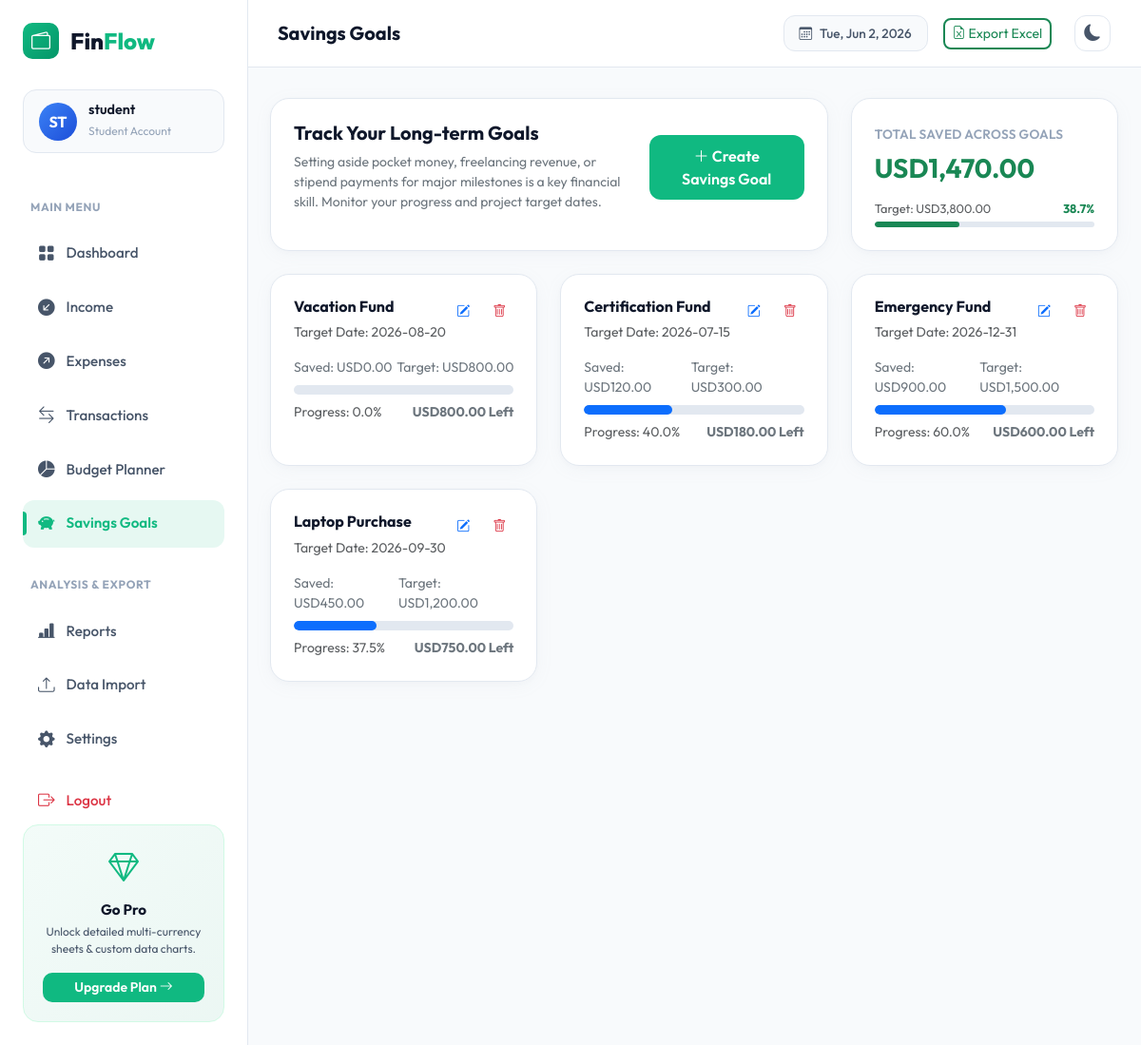
/savings (signed in), run on the app's committed database.
### database/models.py (models this page shows, shortened)
class User(db.Model):
    __tablename__ = 'user'
    id = db.Column(db.Integer, primary_key=True)
    username = db.Column(db.String(100), unique=True, nullable=False)
    email = db.Column(db.String(120), unique=True, nullable=False)
    password_hash = db.Column(db.String(256), nullable=False)
    incomes = db.relationship('Income', backref='user', lazy=True, cascade="all, delete-orphan")
    expenses = db.relationship('Expense', backref='user', lazy=True, cascade="all, delete-orphan")
    budgets = db.relationship('Budget', backref='user', lazy=True, cascade="all, delete-orphan")
    savings_goals = db.relationship('SavingsGoal', backref='user', lazy=True, cascade="all, delete-orphan")
    settings = db.relationship('Settings', backref='user', uselist=False, lazy=True, cascade="all, delete-orphan")

class Settings(db.Model):
    __tablename__ = 'settings'
    id = db.Column(db.Integer, primary_key=True)
    user_id = db.Column(db.Integer, db.ForeignKey('user.id'), nullable=False)
    currency = db.Column(db.String(10), nullable=False, default='USD')
    theme = db.Column(db.String(10), nullable=False, default='light')
    export_preference = db.Column(db.String(20), nullable=False, default='excel')
    is_premium = db.Column(db.Boolean, default=False, nullable=False)

class SavingsGoal(db.Model):
    __tablename__ = 'savings_goal'
    id = db.Column(db.Integer, primary_key=True)
    user_id = db.Column(db.Integer, db.ForeignKey('user.id'), nullable=False)
    name = db.Column(db.String(150), nullable=False)  # Laptop Purchase, Emergency Fund, Certification Fund, Study Abroad, Startup Fund, Vacation Fund, etc.
    target_amount = db.Column(db.Float, nullable=False)
    current_amount = db.Column(db.Float, nullable=False, default=0.0)
    target_date = db.Column(db.Date, nullable=True)  # Expected Completion

### routes/savings.py (the view)
@savings_bp.route('/savings', methods=['GET'])
def list_savings():
    settings = get_current_settings()
    user_id = session['user_id']
    goals = SavingsGoal.query.filter_by(user_id=user_id).order_by(SavingsGoal.id.desc()).all()
    total_target = sum(g.target_amount for g in goals)
    total_saved = sum(g.current_amount for g in goals)
    total_progress_pct = round((total_saved / total_target * 100), 1) if total_target > 0 else 0.0
    standard_goals = ["Laptop Purchase", "Emergency Fund", "Certification Fund", "Study Abroad", "Startup Fund", "Vacation Fund"]
    return render_template(
        'savings.html',
        settings=settings,
        goals=goals,
        total_target=total_target,
        total_saved=total_saved,
        total_progress_pct=total_progress_pct,
        standard_goals=standard_goals
    )

### routes/auth.py (called while the page is built)
@auth_bp.before_app_request
def require_login():
    allowed_endpoints = ['auth.login', 'auth.register', 'static']
    if request.endpoint and request.endpoint not in allowed_endpoints:
        if 'user_id' not in session:
            session['next_url'] = request.url
            return redirect(url_for('auth.login'))

@auth_bp.app_context_processor
def inject_user_and_settings():
    from datetime import date
    user_id = session.get('user_id')
    user_context = dict(current_user=None, settings=None, date=date, round=round)
    if user_id:
        user = User.query.get(user_id)
        if user:
            settings = Settings.query.filter_by(user_id=user.id).first()
            if not settings:
                settings = Settings(currency='USD', theme='light', export_preference='excel', user_id=user.id)
                db.session.add(settings)
                db.session.commit()
            user_context.update(current_user=user, settings=settings)
    return user_context

### routes/savings.py (called while the page is built)
def get_current_settings():
    user_id = session.get('user_id')
    settings = Settings.query.filter_by(user_id=user_id).first()
    if not settings:
        settings = Settings(currency='USD', theme='light', export_preference='excel', user_id=user_id)
        db.session.add(settings)
        db.session.commit()
    return settings

### templates/savings.html (shortened to what this page needs)
{% extends 'base.html' %}
{% block page_title %}Savings Goals{% endblock %}
{% block content %}
<div class="animate-fade-in">
    <div class="row g-4 mb-4">
        <div class="col-lg-8">
            <div class="stat-card">
                <div class="row align-items-center">
                    <div class="col-md-8 mb-3 mb-md-0">
                        <h5 class="fw-bold mb-2">Track Your Long-term Goals</h5>
                        <p class="text-secondary small m-0">
                            Setting aside pocket money, freelancing revenue, or stipend payments for major milestones is a key financial skill. Monitor your progress and project target dates.
                        </p>
                    </div>
                    <div class="col-md-4 text-md-end">
                        <button class="btn btn-primary-custom" data-bs-toggle="modal" data-bs-target="#addSavingsModal">
                            <i class="bi bi-plus-lg"></i> Create Savings Goal
                        </button>
                    </div>
                </div>
            </div>
        </div>
        <div class="col-lg-4">
            <div class="stat-card">
                <span class="card-label">Total Saved Across Goals</span>
                <h3 class="fw-bold mt-2 text-success">{{ settings.currency if settings else '$' }}{{ "{:,.2f}".format(total_saved) }}</h3>
                <div class="d-flex justify-content-between align-items-center mt-3 mb-1" style="font-size: 0.8rem;">
                    <span class="text-muted">Target: {{ settings.currency if settings else '$' }}{{ "{:,.2f}".format(total_target) }}</span>
                    <span class="fw-bold text-success">{{ total_progress_pct }}%</span>
                </div>
                <div class="progress" style="height: 6px; border-radius: 10px; background-color: var(--border-color);">
                    <div class="progress-bar bg-success" role="progressbar" style="width: {{ total_progress_pct }}%; border-radius: 10px;" aria-valuenow="{{ total_progress_pct }}" aria-valuemin="0" aria-valuemax="100"></div>
                </div>
            </div>
        </div>
    </div>
    <div class="row g-4">
        {% if goals %}
            {% for g in goals %}
            {% set pct = round((g.current_amount / g.target_amount * 100), 1) if g.target_amount > 0 else 0.0 %}
            <div class="col-md-6 col-xl-4">
                <div class="stat-card">
                    <div class="d-flex justify-content-between align-items-start mb-3">
                        <div>
                            <h6 class="fw-bold mb-1">{{ g.name }}</h6>
                            <span class="text-muted small">
                                {% if g.target_date %}
                                    Target Date: {{ g.target_date.strftime('%Y-%m-%d') }}
                                {% else %}
                                    No target date set
                                {% endif %}
                            </span>
                        </div>
                        <div class="d-flex gap-2">
                            <button class="btn btn-sm btn-outline-primary border-0 rounded-3"
                                    data-bs-toggle="modal"
                                    data-bs-target="#editSavingsModal"
                                    data-id="{{ g.id }}"
                                    data-name="{{ g.name }}"
                                    data-target="{{ g.target_amount }}"
                                    data-current="{{ g.current_amount }}"
                                    data-date="{% if g.target_date %}{{ g.target_date.strftime('%Y-%m-%d') }}{% endif %}">
                                <i class="bi bi-pencil-square"></i>
                            </button>
                            <form action="{{ url_for('savings.delete_savings_goal', id=g.id) }}" method="POST" class="m-0" onsubmit="return confirm('Are you sure you want to delete this savings goal?');">
                                <button type="submit" class="btn btn-sm btn-outline-danger border-0 rounded-3">
                                    <i class="bi bi-trash"></i>
                                </button>
                            </form>
                        </div>
                    </div>
                    <div class="d-flex justify-content-between align-items-center mb-2 small text-secondary">
                        <span>Saved: {{ settings.currency if settings else '$' }}{{ "{:,.2f}".format(g.current_amount) }}</span>
                        <span>Target: {{ settings.currency if settings else '$' }}{{ "{:,.2f}".format(g.target_amount) }}</span>
                    </div>
                    <div class="progress mb-2" style="height: 10px; border-radius: 10px; background-color: var(--border-color);">
                        <div class="progress-bar {% if pct >= 100 %}bg-success{% else %}bg-primary{% endif %}"
                             role="progressbar"
                             style="width: {% if pct > 100 %}100%{% else %}{{ pct }}%{% endif %}; border-radius: 10px;"
                             aria-valuenow="{{ pct }}"
                             aria-valuemin="0"
                             aria-valuemax="100"></div>
                    </div>
                    <div class="d-flex justify-content-between align-items-center small">
                        <span class="text-muted">Progress: {{ pct }}%</span>
                        <span class="fw-bold {% if pct >= 100 %}text-success{% else %}text-secondary{% endif %}">
                            {% if pct >= 100 %}
                                Completed!
                            {% else %}
                                {{ settings.currency if settings else '$' }}{{ "{:,.2f}".format(g.target_amount - g.current_amount) }} Left
                            {% endif %}
                        </span>
                    </div>
                </div>
            </div>
            {% endfor %}
        {% endif %}
    </div>
</div>
{% endblock %}

### templates/base.html (shortened to what this page needs)
<!DOCTYPE html>
<html lang="en" data-theme="{{ settings.theme if settings else 'light' }}">
<head>
    <link href="https://cdn.jsdelivr.net/npm/bootstrap@5.3.3/dist/css/bootstrap.min.css" rel="stylesheet">
    <link href="https://cdn.jsdelivr.net/npm/bootstrap-icons@1.11.3/font/bootstrap-icons.min.css" rel="stylesheet">
    <link rel="stylesheet" href="{{ url_for('static', filename='css/styles.css') }}">
</head>
<body>
    <div class="app-container">
        <aside class="sidebar">
            <div class="sidebar-header">
                <div class="logo-area">
                    <span class="logo-icon"><i class="bi bi-wallet2"></i></span>
                    <span class="logo-text">Fin<span>Flow</span></span>
                </div>
            </div>
            {% if current_user %}
            <div class="profile-card">
                <div class="profile-avatar">
                    <span class="avatar-placeholder {% if settings and settings.is_premium %}avatar-pro{% endif %}">{{ current_user.username[:2].upper() }}</span>
                </div>
                <div class="profile-info">
                    <h6 class="profile-name">
                        {{ current_user.username }}
                    </h6>
                    <span class="profile-role">{% if settings and settings.is_premium %}Pro Student Account{% else %}Student Account{% endif %}</span>
                </div>
            </div>
            {% endif %}
            <nav class="sidebar-nav">
                <div class="nav-section-title">Main Menu</div>
                <a href="{{ url_for('dashboard.home') }}" class="nav-item {% if request.path == '/' %}active{% endif %}">
                    <i class="bi bi-grid-fill"></i>
                    <span>Dashboard</span>
                </a>
                <a href="{{ url_for('income.list_income') }}" class="nav-item {% if '/income' in request.path %}active{% endif %}">
                    <i class="bi bi-arrow-down-left-circle-fill"></i>
                    <span>Income</span>
                </a>
                <a href="{{ url_for('expense.list_expense') }}" class="nav-item {% if '/expense' in request.path %}active{% endif %}">
                    <i class="bi bi-arrow-up-right-circle-fill"></i>
                    <span>Expenses</span>
                </a>
                <a href="{{ url_for('dashboard.list_transactions') }}" class="nav-item {% if '/transactions' in request.path %}active{% endif %}">
                    <i class="bi bi-arrow-left-right"></i>
                    <span>Transactions</span>
                </a>
                <a href="{{ url_for('budget.list_budget') }}" class="nav-item {% if '/budget' in request.path %}active{% endif %}">
                    <i class="bi bi-pie-chart-fill"></i>
                    <span>Budget Planner</span>
                </a>
                <a href="{{ url_for('savings.list_savings') }}" class="nav-item {% if '/savings' in request.path %}active{% endif %}">
                    <i class="bi bi-piggy-bank-fill"></i>
                    <span>Savings Goals</span>
                </a>
                <div class="nav-section-title mt-4">Analysis & Export</div>
                <a href="{{ url_for('reports.view_reports') }}" class="nav-item {% if '/reports' in request.path %}active{% endif %}">
                    <i class="bi bi-bar-chart-line-fill"></i>
                    <span>Reports</span>
                </a>
                <a href="{{ url_for('export.import_data') }}" class="nav-item {% if '/import' in request.path %}active{% endif %}">
                    <i class="bi bi-upload"></i>
                    <span>Data Import</span>
                </a>
                <a href="{{ url_for('dashboard.view_settings') }}" class="nav-item {% if '/settings' in request.path %}active{% endif %}">
                    <i class="bi bi-gear-fill"></i>
                    <span>Settings</span>
                </a>
                <a href="{{ url_for('auth.logout') }}" class="nav-item text-danger mt-2">
                    <i class="bi bi-box-arrow-right text-danger"></i>
                    <span>Logout</span>
                </a>
            </nav>
            {% if not settings or not settings.is_premium %}
            <div class="sidebar-promo">
                <i class="bi bi-gem promo-icon"></i>
                <h5>Go Pro</h5>
                <p>Unlock detailed multi-currency sheets & custom data charts.</p>
                <button type="button" class="btn btn-promo btn-sm w-100" data-bs-toggle="modal" data-bs-target="#upgradeModal">Upgrade Plan <i class="bi bi-arrow-right"></i></button>
            </div>
            {% endif %}
        </aside>
        <main class="main-content">
            <header class="top-header">
                <div class="header-search">
                    <h5 class="m-0 page-title">{% block page_title %}Dashboard Overview{% endblock %}</h5>
                </div>
                <div class="header-actions">
                    <div class="date-badge d-none d-md-flex">
                        <i class="bi bi-calendar3"></i>
                        <span id="header-date">May 31, 2026</span>
                    </div>
                    <a href="{{ url_for('export.export_excel') }}" class="btn btn-sm btn-outline-success border-2 rounded-3 me-2">
                        <i class="bi bi-file-earmark-excel"></i> Export Excel
                    </a>
                    <form action="{{ url_for('dashboard.view_settings') }}" method="POST" id="theme-toggle-form" class="m-0">
                        <button type="submit" class="theme-toggle-btn" title="Toggle Light/Dark Mode">
                            {% if settings and settings.theme == 'dark' %}
                                <i class="bi bi-sun-fill"></i>
                            {% else %}
                                <i class="bi bi-moon-fill"></i>
                            {% endif %}
                        </button>
                    </form>
                </div>
            </header>
            <div class="content-body container-fluid px-4 py-3">
                {% block content %}{% endblock %}
            </div>
        </main>
    </div>
</body>
</html>

### data on the page
User: username "ST", username "student"
Settings: currency "USD"
SavingsGoal: name "Vacation Fund", target_date "2026-08-20", current_amount "0.00", target_amount "800.00", current_amount "0.0", g.target_amount-g.current_amount "800.00"
SavingsGoal: name "Certification Fund", target_date "2026-07-15", current_amount "120.00", target_amount "300.00", pct "40.0", g.target_amount-g.current_amount "180.00"
SavingsGoal: name "Emergency Fund", target_date "2026-12-31", current_amount "900.00", target_amount "1,500.00", pct "60.0", g.target_amount-g.current_amount "600.00"
SavingsGoal: name "Laptop Purchase", target_date "2026-09-30", current_amount "450.00", target_amount "1,200.00", pct "37.5", g.target_amount-g.current_amount "750.00"

### other printed values
{{ "{:,.2f}".format(total_saved) }} "1,470.00"
{{ "{:,.2f}".format(total_target) }} "3,800.00"
{{ total_progress_pct }} "38.7"
